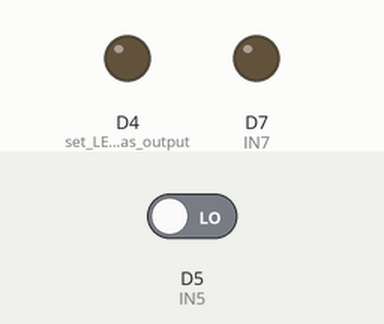
Simulated run of this sketch. Board: ESP8266 (NodeMCU). Parts: output pins drawn as LEDs (lit = HIGH). The test bench sets the inputs (shaded band); at power-on: D5 (IN5) LOW. What the sketch prints to the serial monitor is not drawn.

Above: at 1.2 s.
1.3 s: D5 (IN5) driven HIGH
At 2.3 s:
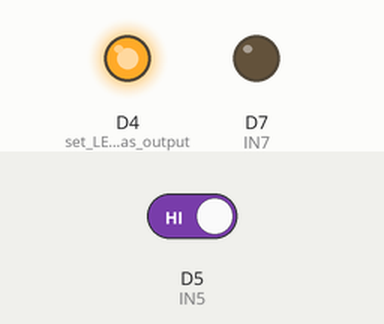
2.8 s: D5 (IN5) driven LOW
At 3.4 s:
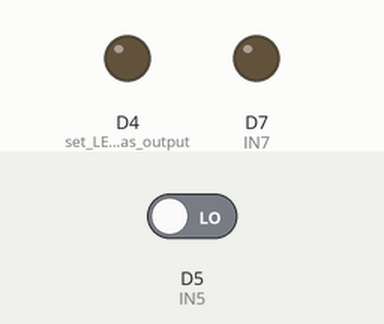
Timing chart, 0 to 5.8 s (numbered marks = the images above; inputs shaded):
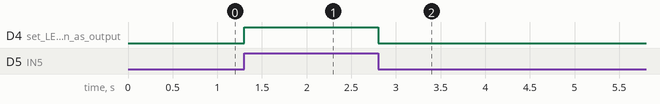

The sketch:

KY-003.ino
```cpp
#define IN3   D3   // IN1 is connected to NodeMCU pin D1 (GPIO5)
#define IN5   D5   // IN1 is connected to NodeMCU pin D1 (GPIO5)
#define IN7   D7
int val; //numeric variable

void setup()
{
  Serial.begin(9600);
  pinMode(LED_BUILTIN, OUTPUT); //set LED pin as output
  pinMode(IN5, INPUT);
  pinMode(IN7, OUTPUT);
}

void loop()
{
  val = digitalRead(IN5); //Read the sensor
  Serial.println(val);
  if(val == HIGH) //when magnetic field is detected, turn led on
  {
    digitalWrite(LED_BUILTIN, HIGH);
//    digitalWrite(IN7, HIGH);
  }
  else
  {
    digitalWrite(LED_BUILTIN, LOW);
//    digitalWrite(IN7, LOW);
  }
}
```

Measured:
- after the input at 1.3 s, D4 (set_LED_pin_as_output): LOW → HIGH at once
- after the input at 2.8 s, D4 (set_LED_pin_as_output): HIGH → LOW at once
